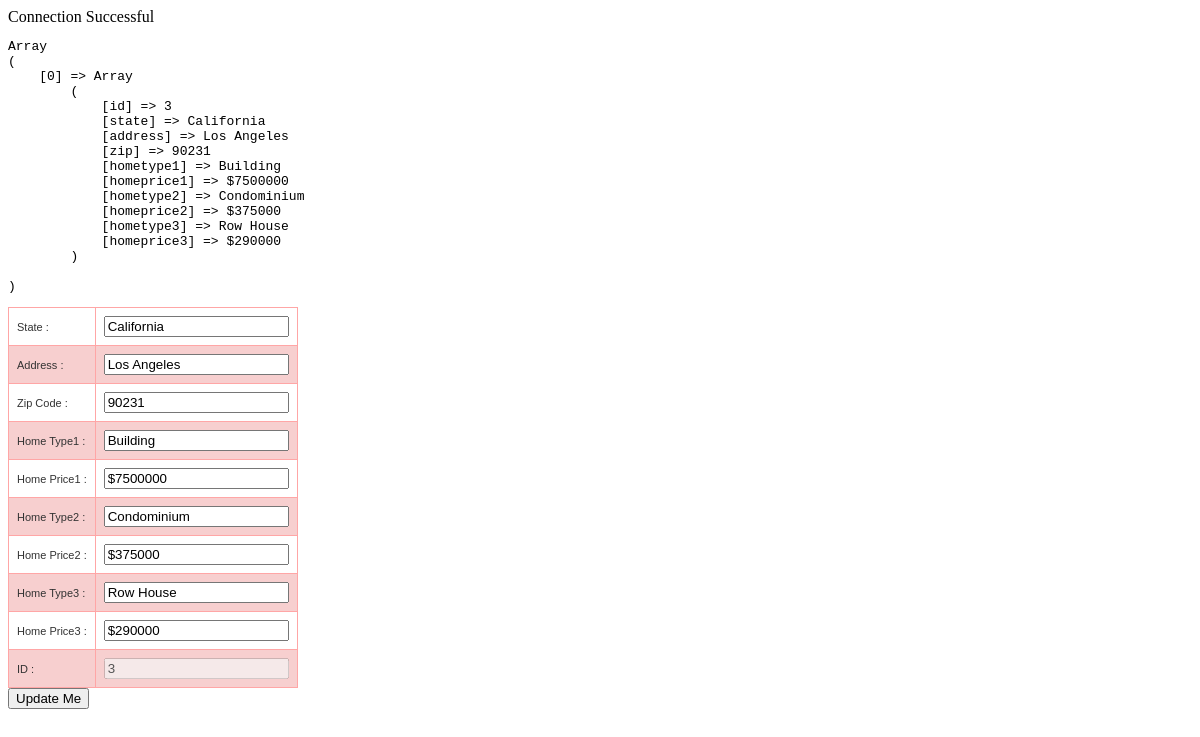
Page /updateThisUser.php?id=3 on the committed database.
### tables this page shows
CREATE TABLE `state` (
  `id` int(11) NOT NULL,
  `state` varchar(255) DEFAULT NULL,
  `address` varchar(255) DEFAULT NULL,
  `zip` int(11) DEFAULT NULL,
  `hometype1` varchar(255) DEFAULT NULL,
  `homeprice1` varchar(255) DEFAULT NULL,
  `hometype2` varchar(255) DEFAULT NULL,
  `homeprice2` varchar(255) DEFAULT NULL,
  `hometype3` varchar(255) DEFAULT NULL,
  `homeprice3` varchar(255) DEFAULT NULL
);

### functions.php (called while the page is built, shortened)
<?php
function fetchThisUser($id)
{
    global $mysqli;
    $stmt = $mysqli->prepare(
      "
    SELECT
    id,
    state,
    address,
    zip,
    hometype1,
    homeprice1,
    hometype2,
    homeprice2,
    hometype3,
    homeprice3
    FROM state
    WHERE
    id = ?
    "
    );
    $stmt->bind_param("i", $id);
    $stmt->execute();
    $stmt->bind_result($id, $state, $address, $zipcode, $hometype1, $homeprice1, $hometype2, $homeprice2, $hometype3, $homeprice3);
  while ($stmt->fetch()) {
    $row1[] = array(
      'id'                      => $id,
      'state'                   => $state,
      'address'                 => $address,
      'zip'                     => $zipcode,
      'hometype1'                => $hometype1,
      'homeprice1'               => $homeprice1,
      'hometype2'                => $hometype2,
      'homeprice2'               => $homeprice2,
      'hometype3'                => $hometype3,
      'homeprice3'               => $homeprice3
    );
  }
  return ($row1);
}

### updateThisUser.php (the view, shortened to what this page needs)
<?php
$thisUserID = $_GET['id'];
$foundUser = fetchThisUser($thisUserID);
echo "<pre>";
  print_r($foundUser);
echo "</pre>";
?>
<!DOCTYPE html PUBLIC '-//W3C//DTD XHTML 1.0 Transitional//EN' 'http://www.w3.org/TR/xhtml1/DTD/xhtml1-transitional.dtd'>
<html xmlns='http://www.w3.org/1999/xhtml'>
<head>
</head>
<body>
<form name="getUserDetails" method="post" action="processUpdateUser.php">
<table class="table-style-three">
  <?php foreach ($foundUser as $userdetails) { ?>
  <tr><td>State :</td>      <td><input type="text" name="state" value="<?php print $userdetails['state']; ?>"></td></tr>
  <tr><td>Address :</td>       <td><input type="text" name="address" value="<?php print $userdetails['address']; ?>"></td></tr>
  <tr><td>Zip Code :</td>  <td><input type="text" name="zipcode" value="<?php print $userdetails['zip']; ?>"></td></tr>
  <tr><td>Home Type1 :</td>          <td><input type="text" name="hometype1" value="<?php print $userdetails['hometype1']; ?>"></td></tr>
  <tr><td>Home Price1 :</td>           <td><input type="text" name="homeprice1" value="<?php print $userdetails['homeprice1']; ?>"></td></tr>
  <tr><td>Home Type2 :</td>            <td><input type="text" name="hometype2" value="<?php print $userdetails['hometype2']; ?>"></td></tr>
    <tr><td>Home Price2 : </td>      <td><input type="text" name="homeprice2" value="<?php print $userdetails['homeprice2'];?>"></td></tr>
    <tr><td>Home Type3 : </td>      <td><input type="text" name="hometype3" value="<?php print $userdetails['hometype3'];?>"></td></tr>
    <tr><td>Home Price3 : </td>      <td><input type="text" name="homeprice3" value="<?php print $userdetails['homeprice3'];?>"></td></tr>
    <tr><td>ID : </td>      <td><input type="text" name="id" value="<?php print $userdetails['id'];  ?>" disabled></td></tr>
  <?php } ?>
</table>
  <input type="submit" name="submit" value="Update Me">
</form>
</body>
</html>

### updateThisUser.php (style rules this page uses)
table.table-style-three { font-family: verdana, arial, sans-serif; font-size: 11px; color: #333333; border-width: 1px; border-color: #3A3A3A; border-collapse: collapse; }
table.table-style-three tr:nth-child(even) td { background-color: #F7CFCF; }
table.table-style-three td { border-width: 1px; padding: 8px; border-style: solid; border-color: #FFA6A6; background-color: #ffffff; }

### rows in the picture
state: state "California", address "Los Angeles", zipcode "90231", hometype1 "Building", homeprice1 "$7500000", hometype2 "Condominium", homeprice2 "$375000", hometype3 "Row House", homeprice3 "$290000", id "3"
